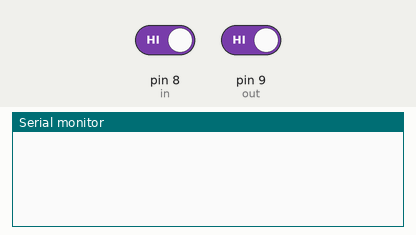
Bench run of a sketch on a simulated Arduino Uno, built with avr-gcc and run on an emulated ATmega328P. On the bench: the last lines printed to the serial monitor. The test bench sets the inputs (shaded band); at power-on: pin 8 (in) HIGH, pin 9 (out) HIGH.

Above: at 1.2 s.
1.3 s: pin 8 (in) driven LOW
At 1.8 s:
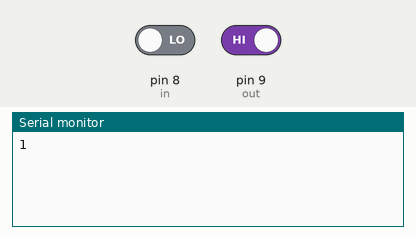
4.1 s: pin 9 (out) driven LOW
5.6 s: pin 8 (in) driven HIGH
At 7.06 s:
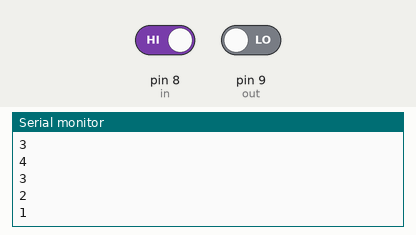
Timing chart, 0 to 8.6 s (numbered marks = the images above; inputs shaded):
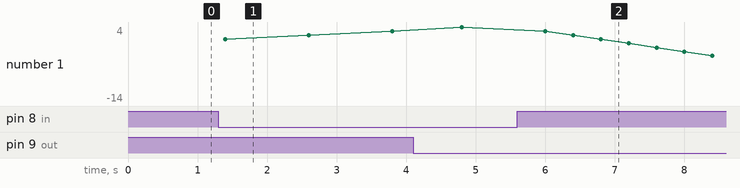

Measured:
- after the input at 1.3 s, the serial monitor: prints a new line after 0.10 s (image 1)
- after the input at 5.6 s, the serial monitor: prints a new line after 1.2 s (image 2)
- plotted number 1: 4 → -14 after the input at 5.6 s

The sketch:

ir.ino
```cpp
const int in=8,out=9;
int temp=0;
boolean prev_state=true;

void setup() {
Serial.begin(9600);
pinMode(in,INPUT);
pinMode(out,INPUT);


}

void loop() {
if(!digitalRead(in)&& prev_state)
  {
    temp++;
    Serial.print(temp);
    Serial.print("\n");
    delay(1000);
  }
else if(!digitalRead(out)&& prev_state)
  {
    --temp;
    Serial.print(temp);
    Serial.print("\n");
    delay(200);
  }
 if (digitalRead(in)){
 prev_state=true;
  delay(200);
 }
else if (digitalRead(out)){
 prev_state=true;
  delay(200);
 }
}
```
